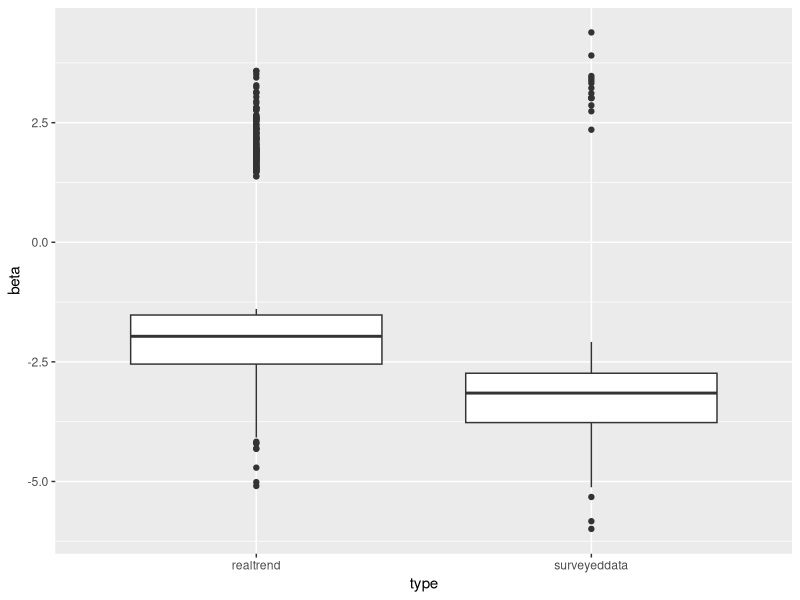
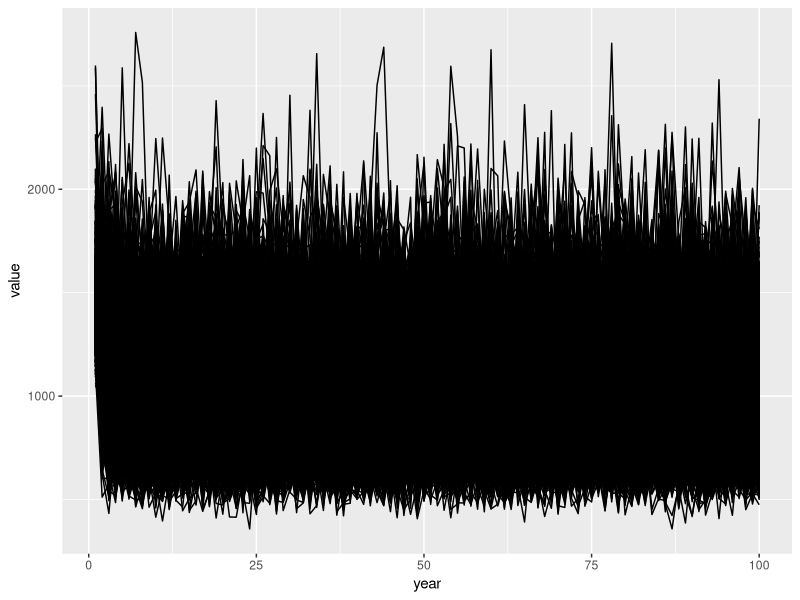

The R source for these figures, in order:


################
#
# Generate twenty populations
#
################

twenty_species <- function(nspp=20, nyears=100, mu=1000,rho=0.5,CV=0.2,plot=F, K=2000) {
  sim.years <- nyears+10
  
  ln_SD <- sqrt(log(CV^2+1))  #SD parameter of lognormal distribution with desired variability
  ln_SD_e <- sqrt(ln_SD^2/(1-rho^2))  #SD for first value
  
  R <- matrix(nrow=sim.years, ncol=nspp)
  for(r in 1:nspp){
    R[,r] <- rnorm(mean=0,sd=1,n=sim.years)
  }
  
  time_series <- matrix(nrow=sim.years, ncol=nspp)
  for(spp in 1:nspp){
    time_series[1,spp] <- ln_SD_e*R[1,spp]
    for (i in 1:(sim.years-1)) {
      time_series[i+1,spp] <- rho*time_series[i,spp]+R[i,spp]*(1-time_series[i,spp]/K)*ln_SD
    }
  }
  
  time_series <- time_series + log(mu) - 0.5*ln_SD_e^2
  time_series <- exp(time_series)
  
  return(time_series[-c(1:10),])
}


################
#
# Grab the two populations with highest pop at time t=1, see what the trend really is
#
################


realtrend <- function(time_series, nspeciestopick=2){
  
  one <- time_series[,which(time_series[1,]==sort(time_series[1,], TRUE)[1])]
  two <- time_series[,which(time_series[1,]==sort(time_series[1,], TRUE)[2])]
  year = 1:nrow(time_series)
  
  twospecies <-  data.frame(one, two, year)
  
  values <- data.frame(beta=c(NA,NA),pvalue=c(NA,NA))
  
  speciesmodel1 <- lm(data=twospecies, one ~ year)
  speciesmodel2 <- lm(data=twospecies, two ~ year)
  
  realstuff <- list()
  
  values[1,1] <- speciesmodel1$coefficients[2]
  values[1,2] <- summary(speciesmodel1)$coefficients[,4][2]
  
  values[2,1] <- speciesmodel2$coefficients[2]
  values[2,2] <- summary(speciesmodel2)$coefficients[,4][2]

  realstuff[["values"]] <- values
  realstuff[["twospecies"]] <- twospecies
    
  return(realstuff)
}

##################
#
# sample the real population with some frequency of sampling effort
#
##################

samplingeffort <- function(time_series, frequency=10){
  
  one <- time_series[,which(time_series[1,]==sort(time_series[1,], TRUE)[1])]
  two <- time_series[,which(time_series[1,]==sort(time_series[1,], TRUE)[2])]
  year = 1:nrow(time_series)
  
  twospecies <-  data.frame(one, two, year)
  
  sampled_data <- twospecies[seq(from=1, to=nrow(time_series), by=frequency),]
  
  return(sampled_data)
}

##################
#
#  What trend do we see in the sampled data? 
#
##################

sampletrend <- function(sampled_data){
  sampled_values <- data.frame(beta=c(NA,NA),pvalue=c(NA,NA))
  
  speciesmodel1 <- lm(data=sampled_data, one ~ year)
  speciesmodel2 <- lm(data=sampled_data, two ~ year)
  
  sampled_values[1,1] <- speciesmodel1$coefficients[2]
  sampled_values[1,2] <- summary(speciesmodel1)$coefficients[,4][2]
  
  sampled_values[2,1] <- speciesmodel2$coefficients[2]
  sampled_values[2,2] <- summary(speciesmodel2)$coefficients[,4][2]
  
  return(sampled_values)
}

##################
#
#  One simulation, all in one simple function
#
##################

onesimulation <- function(freq=5){
  time_series <- twenty_species()
  rdat <- realtrend(time_series)
  sampled_data <- samplingeffort(time_series, frequency=freq)
  svalues <- sampletrend(sampled_data)
  outputs <- list()
  outputs[["twenty_species"]] <- time_series
  outputs[["values"]] <- rdat$values
  outputs[["twospecies"]] <- rdat$twospecies
  outputs[["sampled_data"]] <- sampled_data
  outputs[["sampled_values"]] <- svalues
  return(outputs)
}

########################################################################

manysimulations <- function(sims=1000, freq=5){
  values <- data.frame(beta=rep(NA,sims*2),pvalue=rep(NA,sims*2))
  svalues <- data.frame(beta=rep(NA,sims*2),pvalue=rep(NA,sims*2))
  twospecies <- as.data.frame(matrix(ncol=(2*sims), nrow=100))
  sampleddata <- as.data.frame(matrix(ncol=(2*sims), nrow=ceiling(100/freq)))
  for(i in seq(1,(sims*2),by=2)){
    dd <- onesimulation(freq=freq)
    values[i:(i+1),] <- dd$values
    svalues[i:(i+1),] <- dd$sampled_values
    twospecies[,i:(i+1)] <- dd$twospecies[,1:2]
    sampleddata[,i:(i+1)] <- dd$sampled_data[,1:2]
  }
  
  outputs <- list()
  outputs[["values"]] <- values
  outputs[["svalues"]] <- svalues
  outputs[["twospecies"]] <- twospecies
  outputs[["sampleddata"]] <- sampleddata
  
  return(outputs)
  
}

###########################################################
###########################################################

dat <- manysimulations(freq=3)

library(tidyverse)

values <- dat$values
svalues <- dat$svalues

valuessig <- values %>% filter(pvalue<=0.05) %>% mutate(type="realtrend")
svaluessig <- svalues %>% filter(pvalue<=0.05) %>% mutate(type="surveyeddata")

datdat <- bind_rows(valuessig, svaluessig)

model <- aov(data=datdat, beta ~ type)

summary(model)

ggplot(data=datdat, aes(y=beta, x=type))+ geom_boxplot()


species2 <- dat$twospecies %>% mutate(year=c(1:100)) %>%  gather("sim","value", -year)

ggplot(data=species2, aes(x=year, y=value, group=sim)) + geom_line()

# well ^ that is super uninformative 